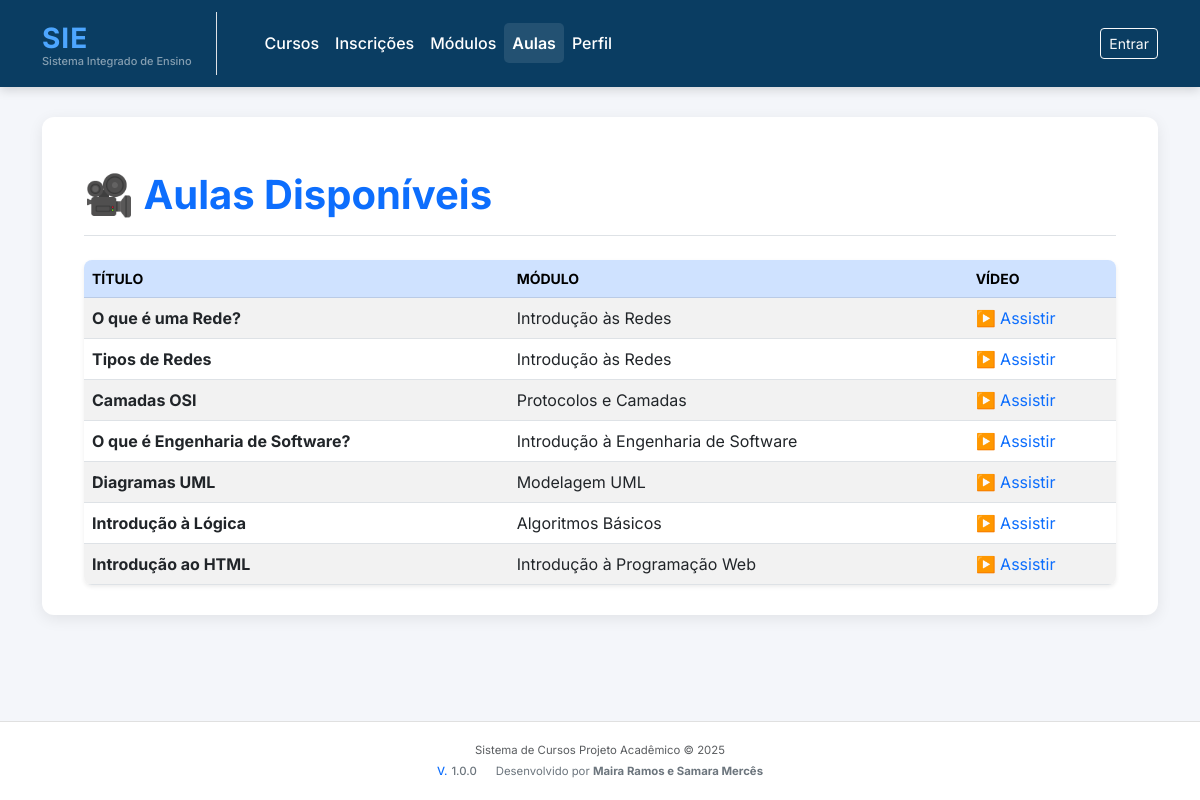
/aulas/, run on the app's committed database.
### aulas/models.py (models this page shows, shortened)
class Aula(models.Model):
    modulo = models.ForeignKey(Modulo, on_delete=models.CASCADE, related_name='aulas')
    titulo = models.CharField(max_length=200)
    conteudo = models.TextField()
    link_video = models.URLField(blank=True, null=True)
    class Meta:
        permissions = [
            ("ver_aula", "Pode visualizar aulas"),
            ("criar_aula", "Pode criar aulas"),
            ("editar_aula", "Pode editar aulas"),
            ("deletar_aula", "Pode deletar aulas"),
        ]

### modulos/models.py (models this page shows, shortened)
class Modulo(models.Model):
    curso = models.ForeignKey(Curso, on_delete=models.CASCADE, related_name='modulos')
    nome = models.CharField(max_length=100)
    descricao = models.TextField(blank=True)
    ordem = models.PositiveIntegerField(default=1)
    class Meta:
        permissions = [
            ("ver_modulo", "Pode visualizar módulos"),
            ("criar_modulo", "Pode criar módulos"),
            ("editar_modulo", "Pode editar módulos"),
            ("deletar_modulo", "Pode deletar módulos"),
        ]

### aulas/views.py (the view)
# urls.py: path('', views.lista_aulas, name='lista'),
def lista_aulas(request):
    aulas = Aula.objects.all()
    is_professor = request.user.groups.filter(name='Professores').exists()
    can_criar = request.user.has_perm('aulas.add_aula')
    context = {
        'aulas': aulas,
        'is_professor': is_professor,
        'can_criar': can_criar,
    }
    return render(request, 'aulas/lista.html', context)

### templates/aulas/lista.html (shortened to what this page needs)
{% extends 'base.html' %}
{% block content %}
<div class="container mt-4">
    <div class="d-flex justify-content-between align-items-center border-bottom pb-2 mb-4">
        {% if is_professor %}
        <h1 class="fw-bolder text-primary">🎥 Gerenciar Aulas</h1>
        {% else %}
        <h1 class="fw-bolder text-primary">🎥 Aulas Disponíveis</h1>
        {% endif %}
    </div>
    {% if aulas %}
    <div class="table-responsive bg-white rounded-3 shadow-sm">
        <table class="table table-hover table-striped mb-0">
            <thead class="table-primary">
                <tr>
                    <th scope="col" class="text-uppercase small">Título</th>
                    <th scope="col" class="text-uppercase small">Módulo</th>
                    <th scope="col" class="text-uppercase small">Vídeo</th>
                </tr>
            </thead>
            <tbody>
                {% for aula in aulas %}
                <tr>
                    <td><strong class="text-dark">{{ aula.titulo }}</strong></td>
                    <td>{{ aula.modulo.nome }}</td>
                    <td>
                        {% if aula.link_video %}
                        <a href="{{ aula.link_video }}" target="_blank" class="text-decoration-none">
                            ▶️ Assistir
                        </a>
                        {% else %}
                        —
                        {% endif %}
                    </td>
                </tr>
                {% endfor %}
            </tbody>
        </table>
    </div>
    {% endif %}
</div>
{% endblock %}

### templates/base.html (style rules this page uses)
:root { --primary-color: #0a3d62; --secondary-color: #4da6ff; --bg-light: #f4f6fa; }
body { background-color: var(--bg-light); font-family: "Inter", sans-serif; min-height: 100vh; display: flex; flex-direction: column; }

### data on the page
Aula: titulo "O que é uma Rede?", modulo.nome "Introdução às Redes"
Aula: titulo "Tipos de Redes", modulo.nome "Introdução às Redes"
Aula: titulo "Camadas OSI", modulo.nome "Protocolos e Camadas"
Aula: titulo "O que é Engenharia de Software?", modulo.nome "Introdução à Engenharia de Software"
Aula: titulo "Diagramas UML", modulo.nome "Modelagem UML"
Aula: titulo "Introdução à Lógica", modulo.nome "Algoritmos Básicos"
Aula: titulo "Introdução ao HTML", modulo.nome "Introdução à Programação Web"
